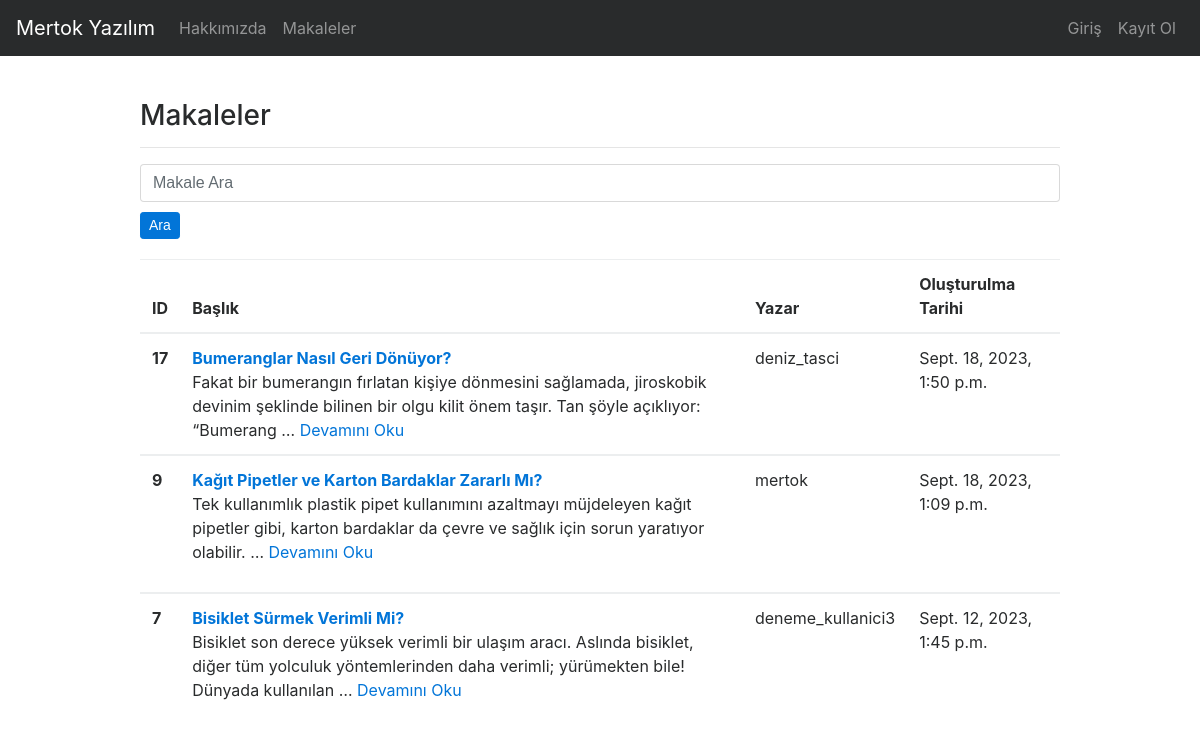
The app's page /articles/ with its own data.
### article/models.py (models this page shows, shortened)
class Article(models.Model):
    author = models.ForeignKey("auth.user", on_delete=models.CASCADE, verbose_name="Yazar")
    title = models.CharField(max_length=50,verbose_name="Başlık")
    content = RichTextField(verbose_name="İçerik")
    created_time = models.DateTimeField(auto_now_add=True,verbose_name="Oluşturulma Tarihi")
    article_image = models.FileField(blank=True, null=True, verbose_name="Görsel Ekle")
    class Meta:
        ordering = ['-created_time']

### article/views.py (the view)
# urls.py: path('', views.articles, name = "articles"),
def articles(request):
    keyword = request.GET.get("keyword")
    if keyword:
        articles = Article.objects.filter(title__contains = keyword)
        return render(request, "articles.html", {"articles":articles})
    articles = Article.objects.all()
    return render(request, "articles.html", {"articles":articles})

### templates/articles.html (shortened to what this page needs)
{% extends "layout.html" %}
{% block body %}
<div class="row">
  <div class="col-md-10 offset-md-1">
      <h3>Makaleler</h3>
      <hr>
  </div>
</div>
<div class="row">
  <div class="col-md-10 offset-md-1">
      <form>
        <input type="text" name="keyword" class="form-control" placeholder="Makale Ara"/>
        <button type="submit" class="btn btn-primary btn-sm" style="margin-top:10px;">Ara</button>
      </form>
  </div>
</div>
{% if articles %}
<div class="row">
  <div class="col-md-10 offset-md-1">
    <table style="margin-top: 20px;" class="table table-hover">
      <thead>
        <tr>
          <th scope="col">ID</th>
          <th scope="col">Başlık</th>
          <th scope="col">Yazar</th>
          <th scope="col">Oluşturulma Tarihi</th>
        </tr>
      </thead>
      <tbody>
      {% for article in articles %}
      <tr>
          <th scope="row">{{article.id}}</th>
          <td>
            <a href="{% url 'article:detail' article.id %}"><strong>{{article.title}}</strong></a><br>
            {{article.content|safe|truncatewords:20}}
            <a href="{% url 'article:detail' article.id %}">Devamını Oku</a>
          </td>
          <td>{{article.author.username}}</td>
          <td>{{article.created_time}}</td>
      </tr>
      </tbody>
      {% endfor %}
  </table>
  </div>
</div>
{% else %}
<div class="alert alert-danger">Makale Bulunmuyor!</div>
{% endif %}
{% endblock %}

### records on screen
Article: id "17", title "Bumeranglar Nasıl Geri Dönüyor?", content "Fakat bir bumerangın fırlatan kişiye dönmesini sağlamada, jiroskobik devinim şeklinde bilinen bir olgu kilit önem taşır. Tan şöyle açıklıyor: “Bumerang …", author.username "deniz_tasci", created_time "Sept. 18, 2023, 1:50 p.m."
Article: id "9", title "Kağıt Pipetler ve Karton Bardaklar Zararlı Mı?", content "Tek kullanımlık plastik pipet kullanımını azaltmayı müjdeleyen kağıt pipetler gibi, karton bardaklar da çevre ve sağlık için sorun yaratıyor olabilir. …", author.username "mertok", created_time "Sept. 18, 2023, 1:09 p.m."
Article: id "7", title "Bisiklet Sürmek Verimli Mi?", content "Bisiklet son derece yüksek verimli bir ulaşım aracı. Aslında bisiklet, diğer tüm yolculuk yöntemlerinden daha verimli; yürümekten bile! Dünyada kullanılan …", author.username "deneme_kullanici3", created_time "Sept. 12, 2023, 1:45 p.m."
